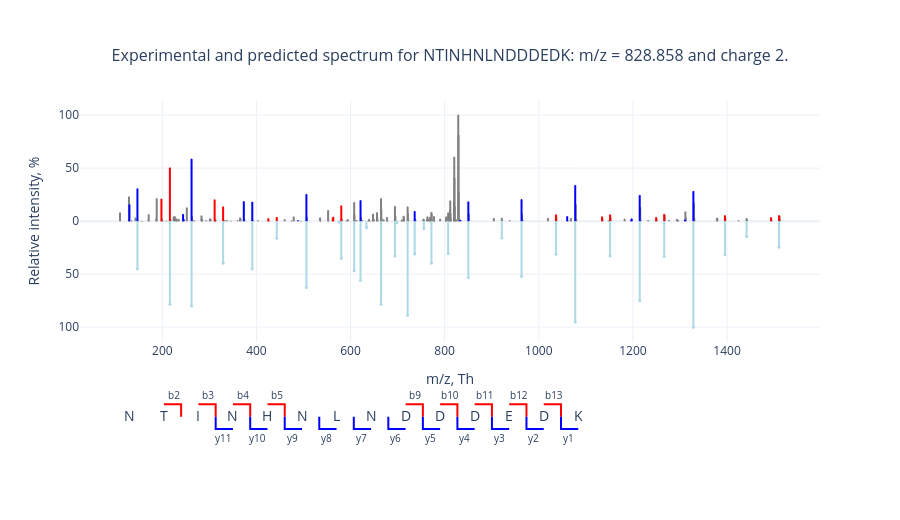

Source (notebook cell):
### Markdown cell above
**To check the quality of the peptide-spectrum-match against the predicted library, mirrored spectra plot can be used. Here the theoretical fragment masses are shown on a mirrored y-axis.**

### Code cell
fig2.plot_mass_spectra(
    data=data_fig2b, 
    predicted=(predicted_df.FragmentMz, predicted_df.RelativeIntensity, predicted_df.ions),
    title=f"Experimental and predicted spectrum for {peptide_fig2a['sequence']}: m/z = {peptide_fig2a['m/z']:.3f} and charge {peptide_fig2a['charge']}.",
    sequence=peptide_fig2a['sequence'],
).show(config=utils.config)
